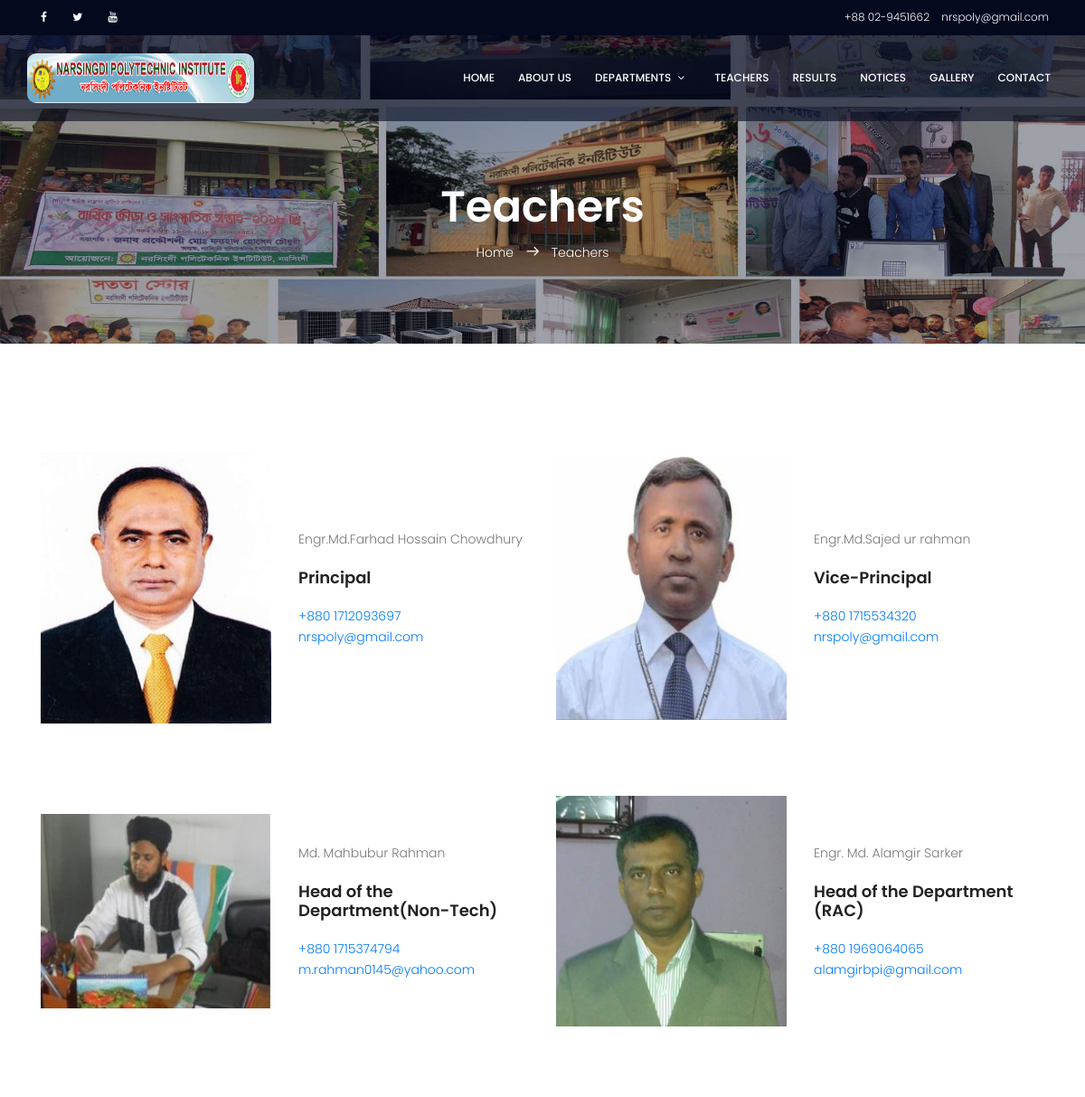
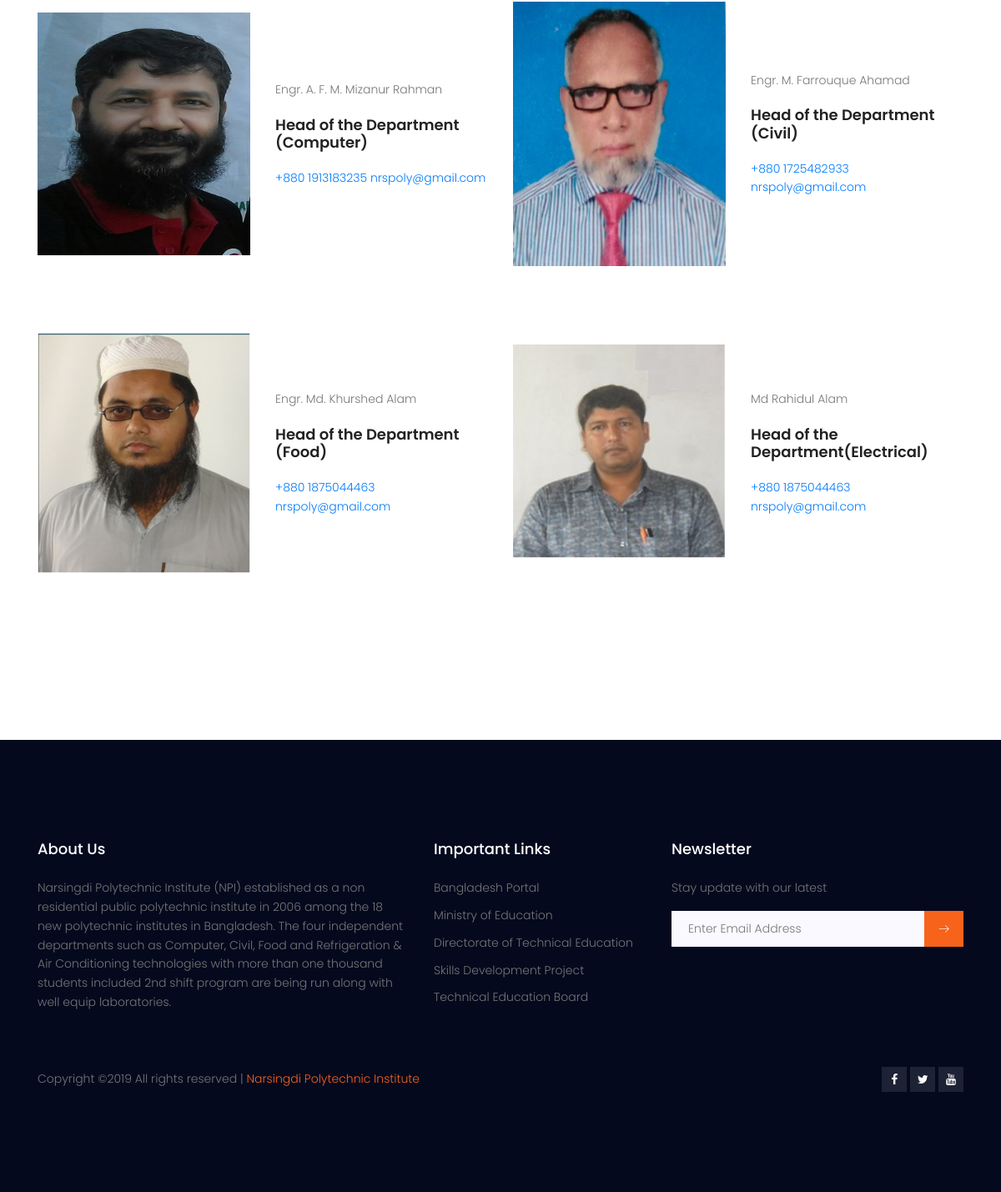
The app's page /teachers.php with its own data (2 pictures, top to bottom).
### tables this page shows
CREATE TABLE `teachers_tbl` (
  `id` int(11) NOT NULL,
  `name` varchar(200) NOT NULL,
  `title` varchar(200) NOT NULL,
  `file_name` varchar(200) NOT NULL,
  `phone` int(11) NOT NULL,
  `email` varchar(200) NOT NULL,
  `uploaded_on` datetime NOT NULL,
  `status` enum('0','1') NOT NULL
);

### functions.php (called while the page is built)
<?php
function home_base_url(){
$base_url = (isset($_SERVER['HTTPS']) &&
$_SERVER['HTTPS']!='off') ? 'https://' : 'http://';
$tmpURL = dirname(__FILE__);
$tmpURL = str_replace(chr(92),'/',$tmpURL);
$tmpURL = str_replace($_SERVER['DOCUMENT_ROOT'],'',$tmpURL);
$tmpURL = ltrim($tmpURL,'/');
$tmpURL = rtrim($tmpURL, '/');
    if (strpos($tmpURL,'/')){
       $tmpURL = explode('/',$tmpURL);
       $tmpURL = $tmpURL[0];
      }
   if ($tmpURL !== $_SERVER['HTTP_HOST'])
      $base_url .= $_SERVER['HTTP_HOST'].'/'.$tmpURL.'/';
    else
      $base_url .= $tmpURL.'/';
return $base_url;
}
?>

### teachers.php (the view)
<?php
include('header.php');
include('dbcon.php');
?>
			<section class="banner-area relative about-banner" id="home">
				<div class="overlay overlay-bg"></div>
				<div class="container">
					<div class="row d-flex align-items-center justify-content-center">
						<div class="about-content col-lg-12">
							<h1 class="text-white">
								Teachers
							</h1>
							<p class="text-white link-nav"><a href="index.php">Home </a>  <span class="lnr lnr-arrow-right"></span>  <a href="gallery.php"> Teachers</a></p>
						</div>
					</div>
				</div>
			</section>
			<section class="events-list-area section-gap event-page-lists">
				<div class="container">
					<div class="row align-items-center">
            <?php
			$showDataQuery = "SELECT * FROM teachers_tbl ORDER BY id DESC";
			$runDataQuery = mysqli_query($connect,$showDataQuery);
			if ($runDataQuery==true) {
					While($myData = mysqli_fetch_array($runDataQuery)){ ?>
						<div class="col-lg-6 pb-30">
							<div class="single-carusel row align-items-center">
								<div class="col-12 col-md-6 thumb">
									<img class="img-fluid" src="admin/uploads/<?php echo $myData['file_name'];?>" alt="">
								</div>
								<div class="detials col-12 col-md-6">
									<p><?php echo $myData['name'];?></p>
									<a href="#"><h4><?php echo $myData['title'];?></h4></a>
									<p>
										<a href="#">+880 <?php echo $myData['phone'];?></a>
										<a href="#"><?php echo $myData['email'];?></a>
									</p>
								</div>
							</div>
						</div>
		    <?php
					}
				}
				?>
					</div>
				</div>
			</section>
<?php
include('footer.php');
?>

### header.php (shortened to what this page needs)
<?php include('functions.php');?>
	<!DOCTYPE html>
	<html lang="zxx" class="no-js">
	<head>
			<link rel="stylesheet" href="css/linearicons.css">
			<link rel="stylesheet" href="css/font-awesome.min.css">
			<link rel="stylesheet" href="css/bootstrap.css">
			<link rel="stylesheet" href="css/magnific-popup.css">
			<link rel="stylesheet" href="css/nice-select.css">
			<link rel="stylesheet" href="css/animate.min.css">
			<link rel="stylesheet" href="css/owl.carousel.css">
			<link rel="stylesheet" href="css/jquery-ui.css">
			<link rel="stylesheet" href="css/main.css">
		</head>
		<body>
		  <header id="header" id="home">
	  		<div class="header-top">
	  			<div class="container">
			  		<div class="row">
			  			<div class="col-lg-6 col-sm-6 col-8 header-top-left no-padding">
			  				<ul>
								<li><a href="#"><i class="fa fa-facebook"></i></a></li>
								<li><a href="#"><i class="fa fa-twitter"></i></a></li>
								<li><a href="#"><i class="fa fa-youtube"></i></a></li>
			  				</ul>
			  			</div>
			  			<div class="col-lg-6 col-sm-6 col-4 header-top-right no-padding">
			  				<a href="tel:+88029451662"><span class="lnr lnr-phone-handset"></span> <span class="text">+88 02-9451662</span></a>
			  				<a href="mailto:nrspoly@gmail.com"><span class="lnr lnr-envelope"></span> <span class="text">nrspoly@gmail.com</span></a>
			  			</div>
			  		</div>
	  			</div>
			</div>
<?php include('menu.php');?>

### menu.php (shortened to what this page needs)
<div class="container main-menu">
	    	<div class="row align-items-center justify-content-between d-flex">
		      <div id="logo">
		        <a href="index.php"><img src="img/narpoly.jpg" style="width: 251px;height: 55px;border-radius: 10px;" alt="" title="" /></a>
		      </div>
		      <nav id="nav-menu-container">
		        <ul class="nav-menu">
		          <li><a href="<?php echo home_base_url();?>">Home</a></li>
		          <li><a href="<?php echo home_base_url();?>about.php">About Us</a></li>
		          <li class="menu-has-children"><a href="#">Departments</a>
		          </li>
		          <li><a href="<?php echo home_base_url();?>teachers.php">Teachers</a></li>
		          <li><a href="<?php echo home_base_url();?>search.php">Results</a></li>
		          <li><a href="<?php echo home_base_url();?>notices.php">Notices</a></li>
		          <li><a href="<?php echo home_base_url();?>gallery.php">Gallery</a></li>
		          <li><a href="<?php echo home_base_url();?>contact.php">Contact</a></li>
		        </ul>
		      </nav>
	    	</div>
	    </div>
	  </header>

### footer.php (shortened to what this page needs)
			<footer class="footer-area section-gap">
				<div class="container">
					<div class="row">
						<div class="col-lg-5 col-md-6 col-sm-6">
							<div class="single-footer-widget">
								<h4>About Us</h4>
								<p>Narsingdi Polytechnic Institute (NPI) established as a non residential public polytechnic institute in 2006 among the 18 new polytechnic institutes in Bangladesh. The four independent departments such as Computer, Civil, Food  and Refrigeration & Air Conditioning technologies with more than one thousand students included 2nd shift program are being run along with well equip laboratories.</p>
							</div>
						</div>
						<div class="col-lg-3 col-md-6 col-sm-6">
							<div class="single-footer-widget">
								<h4>Important Links</h4>
								<ul>
									<li><a href="https://bangladesh.gov.bd/index.php">Bangladesh Portal</a></li>
									<li><a href="https://moedu.gov.bd/">Ministry of Education</a></li>
									<li><a href="http://www.techedu.gov.bd/">Directorate of Technical Education</a></li>
									<li><a href="http://www.techedu.gov.bd/">Skills Development Project</a></li>
									<li><a href="http://bteb.gov.bd/">Technical Education Board</a></li>
								</ul>
							</div>
						</div>
						<div class="col-lg-4  col-md-6 col-sm-6">
							<div class="single-footer-widget">
								<h4>Newsletter</h4>
								<p>Stay update with our latest<br>
								</p>
								<div class="" id="mc_embed_signup">
									 <form action="newsletter.php" method="POST">
									  <div class="input-group">
									    <input type="text" class="form-control" name="email" placeholder="Enter Email Address" onfocus="this.placeholder = ''" onblur="this.placeholder = 'Enter Email Address '" required="" type="email">
									    <div class="input-group-btn">
									      <button class="btn btn-default" name="NewsletterBtn" type="submit">
									        <span class="lnr lnr-arrow-right"></span>
									      </button>
									    </div>
									  </div>
									</form>
								</div>
							</div>
						</div>
					</div>
					<div class="footer-bottom row align-items-center justify-content-between">
						<p class="footer-text m-0 col-lg-6 col-md-12">
Copyright &copy;<script>document.write(new Date().getFullYear());</script> All rights reserved |
<a href="<?php echo home_base_url(); ?>" target="_blank">Narsingdi Polytechnic Institute</a>
</p>
						<div class="col-lg-6 col-sm-12 footer-social">
							<a href="#"><i class="fa fa-facebook"></i></a>
							<a href="#"><i class="fa fa-twitter"></i></a>
							<a href="#"><i class="fa fa-youtube"></i></a>
						</div>
					</div>
				</div>
			</footer>
		</body>
	</html>

### records on screen
teachers_tbl: file_name (picture), name "Engr.Md.Farhad Hossain Chowdhury", title "Principal", phone "1712093697", email "nrspoly@gmail.com"
teachers_tbl: file_name (picture), name "Engr.Md.Sajed ur rahman", title "Vice-Principal", phone "1715534320", email "nrspoly@gmail.com"
teachers_tbl: file_name (picture), name "Md. Mahbubur Rahman", title "Head of the Department(Non-Tech)", phone "1715374794", email "m.rahman0145@yahoo.com"
teachers_tbl: file_name (picture), name "Engr. Md. Alamgir Sarker", title "Head of the Department (RAC)", phone "1969064065", email "alamgirbpi@gmail.com"
teachers_tbl: file_name (picture), name "Engr. A. F. M. Mizanur Rahman", title "Head of the Department (Computer)", phone "1913183235", email "nrspoly@gmail.com"
teachers_tbl: file_name (picture), name "Engr. M. Farrouque Ahamad", title "Head of the Department (Civil)", phone "1725482933", email "nrspoly@gmail.com"
teachers_tbl: file_name (picture), name "Engr. Md. Khurshed Alam", title "Head of the Department (Food)", phone "1875044463", email "nrspoly@gmail.com"
teachers_tbl: file_name (picture), name "Md Rahidul Alam", title "Head of the Department(Electrical)", phone "1875044463", email "nrspoly@gmail.com"
